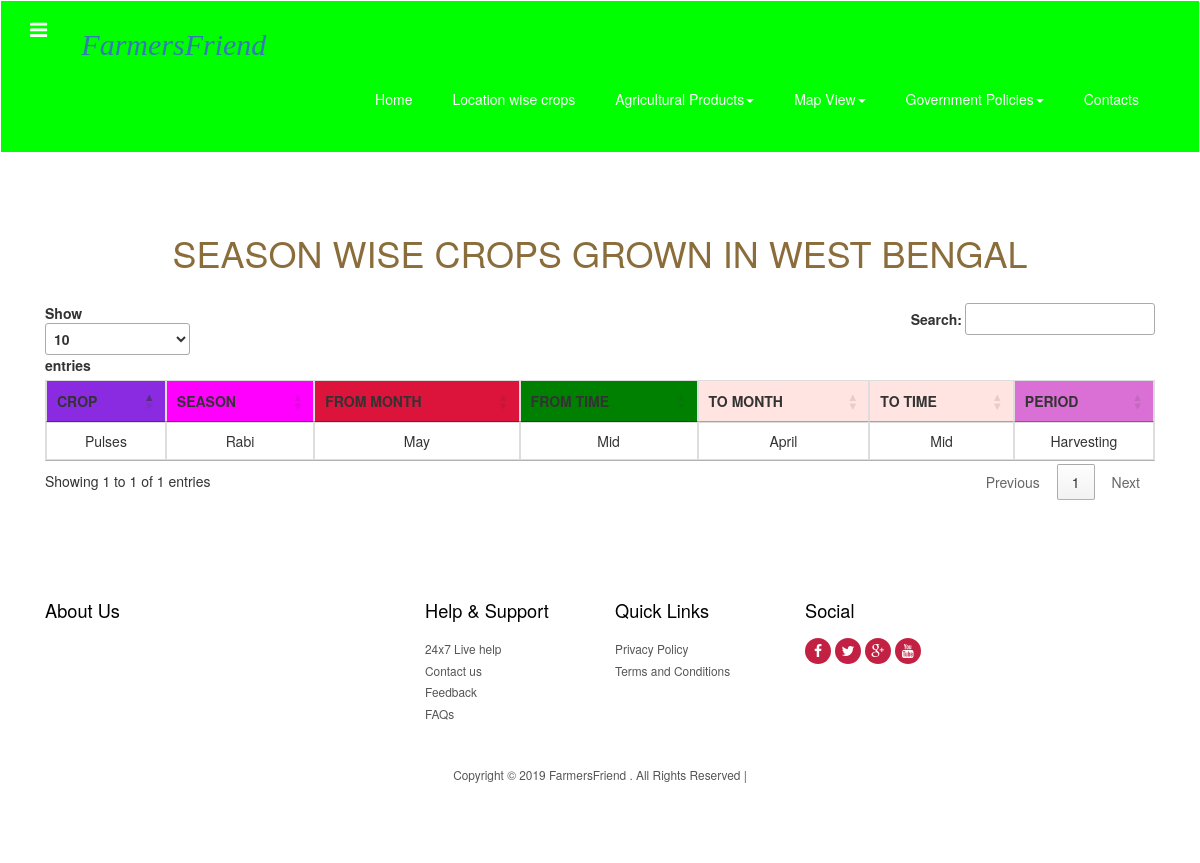
The app's page /West_Bengal.php with its own data.
### tables this page shows
CREATE TABLE `addcrop` (
  `state` varchar(50) NOT NULL,
  `crop` varchar(50) NOT NULL,
  `season` varchar(50) NOT NULL,
  `frommonth` varchar(50) NOT NULL,
  `fromtime` varchar(50) NOT NULL,
  `tomonth` varchar(50) NOT NULL,
  `totime` varchar(50) NOT NULL,
  `period` varchar(50) NOT NULL
);

### West_Bengal.php (the view, shortened to what this page needs)
<!DOCTYPE HTML>
<html>
<head>
<titl></title>
<link href="css/bootstrap-3.1.1.min.css" rel='stylesheet' type='text/css' />
<link href="css/style.css" rel='stylesheet' type='text/css' />
<link href="css/font-awesome.css" rel="stylesheet">
</head>
<body>
 <div class="navbar navbar-inverse-blue navbar">
      <div class="navbar-inner">
        <div class="container">
           <div class="navigation">
             <nav id="colorNav">
			   <ul>
				<li class="green">
				</li>
			   </ul>
             </nav>
           </div>
           <h2 style="color:maroon;font-family:cursive;font-style:italic;"><a class="brand" href="index.php">FarmersFriend</a></h2>
           <div class="pull-right">
          	<nav class="navbar nav_bottom" role="navigation">
		    <div class="collapse navbar-collapse" id="bs-megadropdown-tabs">
		        <ul class="nav navbar-nav nav_1">
		            <li><a href="index.php">Home</a></li>
		            <li><a href="image.html">Location wise crops</a></li>
		    		<li class="dropdown">
		              <a href="#" class="dropdown-toggle" data-toggle="dropdown">Agricultural Products<span class="caret"></span></a>
		            </li>
					<li class="dropdown">
		              <a href="#" class="dropdown-toggle" data-toggle="dropdown">Map View<span class="caret"></span></a>
		            </li>
		            <li class="dropdown">
		              <a href="#" class="dropdown-toggle" data-toggle="dropdown">Government Policies<span class="caret"></span></a>
		            </li>
		            <li class="last"><a href="contact.php">Contacts</a></li>
		        </ul>
		     </div>
		    </nav>
		   </div>
          <div class="clearfix"> </div>
        </div>
      </div>
    </div>
<section id="intro" class="intro">
		<div class="container ">
			<div class="col-lg-12">
				<br><br>
				<h1 class="text-warning text-center">SEASON WISE CROPS GROWN IN WEST BENGAL</h1>
				 <br>
				 <table id="table_id" class="table table-stripped table-hover table-bordered">
  <thead>
          <tr class=" text-center">
            <th class=" text-center" bgcolor="BLUEVIOLET">CROP</th>
            <th class=" text-center" bgcolor="FUCHSIA">SEASON</th>
            <th class=" text-center" bgcolor="CRIMSON">FROM MONTH</th>
            <th class=" text-center" bgcolor="GREEN">FROM TIME</th>
            <th class=" text-center" bgcolor="MISTYROSE">TO MONTH</th>
            <th class=" text-center" bgcolor="MISTYROSE">TO TIME</th>
            <th class=" text-center" bgcolor="ORCHID">PERIOD</th>
          </tr>
    </thead>
    <tbody>
          <?php
            $conn = mysqli_connect("localhost","root","","farm");
             $result=mysqli_query($conn,"SELECT * FROM addcrop WHERE state='West_Bengal'");
             while($row=mysqli_fetch_assoc($result)):
             ?>
          <tr class="text-center">
            <td><?php echo $row['crop']; ?></td>
            <td><?php echo $row['season']; ?></td>
            <td><?php echo $row['frommonth']; ?></td>
            <td><?php echo $row['fromtime']; ?></td>
            <td><?php echo $row['tomonth']; ?></td>
            <td><?php echo $row['totime']; ?></td>
            <td><?php echo $row['period']; ?></td>
          </tr>
                       <?php endwhile; ?>
        </tbody>
      </table>
       <link rel="stylesheet"  href="bootstrap.css"/>
      <link rel="stylesheet" type="text/css" href="https://cdn.datatables.net/1.10.19/css/jquery.dataTables.css">
				 <div align="center">
    			<br />
   			 	</div>
			</div>
		</div>
     </section>
    <div class="footer">
    	<div class="container">
    		<div class="col-md-4 col_2">
    			<h4>About Us</h4>
    		</div>
    		<div class="col-md-2 col_2">
    			<h4>Help & Support</h4>
    			<ul class="footer_links">
    				<li><a href="#">24x7 Live help</a></li>
    				<li><a href="contact.html">Contact us</a></li>
    				<li><a href="#">Feedback</a></li>
    				<li><a href="faq.html">FAQs</a></li>
    			</ul>
    		</div>
    		<div class="col-md-2 col_2">
    			<h4>Quick Links</h4>
    			<ul class="footer_links">
    				<li><a href="privacy.html">Privacy Policy</a></li>
    				<li><a href="terms.html">Terms and Conditions</a></li>
    			</ul>
    		</div>
    		<div class="col-md-2 col_2">
    			<h4>Social</h4>
    			<ul class="footer_social">
				  <li><a href="#"><i class="fa fa-facebook fa1"> </i></a></li>
				  <li><a href="#"><i class="fa fa-twitter fa1"> </i></a></li>
				  <li><a href="#"><i class="fa fa-google-plus fa1"> </i></a></li>
				  <li><a href="#"><i class="fa fa-youtube fa1"> </i></a></li>
			    </ul>
    		</div>
    		<div class="clearfix"> </div>
    		<div class="copy">
                    <p>Copyright © 2019 FarmersFriend . All Rights Reserved  |</span></p>
	        </div>
    	</div>
    </div>
</body>
</html>

### css/style.css (style rules this page uses)
h4, h5, h6, h1, h2, h3 { margin-top: 0; }
ul, ol { margin: 0; }
p { margin: 0; }
html, body { font-family: 'Ubuntu', sans-serif; font-size: 100%; background:#fff; }
body a { transition:0.5s all; -webkit-transition:0.5s all; -moz-transition:0.5s all; -o-transition:0.5s all; -ms-transition:0.5s all; }
.navigation { float: left; margin-right: 3%; margin-top: 1px; }
#colorNav > ul { padding: 0; margin: 0; }
#colorNav > ul > li { list-style: none; position:relative; }
#colorNav li.green:after { text-shadow: none; -webkit-font-smoothing: antialiased; font-family: 'fontawesome'; speak: none; font-weight: normal; font-variant: normal; line-height: 1; text-transform: none; -moz-transition: 0.4s; -o-transition: 0.4s; -webkit-transition: 0.4s; transition: 0.4s; color: #fff; content: "\f0c9"; display: inline-block; font-size: 20px; margin-left: 0; position: relative; top: 11px; }
.navbar-inverse-blue .navbar-inner { padding: 7px 0; background:#00ff00; border:none; font-size: 0.85em; }
.navbar { min-height:100%; margin-bottom:0; border:none; }
.navbar-nav { margin:0; float:right; }
.navbar-nav > li > a { padding: 10px 15px; text-align: center; color: #fff; font-weight: 100; font-size:14px; }
.nav_bottom { background:none; }
ul.nav_1 { float:none; margin: 2px 0 0 0; }
ul.nav_1 li { margin-right:10px; }
ul.nav_1 li a { color:#fff; }
ul.nav_1 li.last { margin-right:0; }
.footer { background:#fff; padding:5em 0; }
.col_2 h4 { color:#000; font-size:1.3em; margin-bottom:1em; }
ul.footer_links { padding:0; margin:0; list-style:none; }
ul.footer_links li { font-size:0.85em; line-height:1.8em; }
ul.footer_links li a { color:#555; }
ul.footer_social { padding: 0; margin: 0 0 1em; list-style: none; }
ul.footer_social li { display: inline-block; text-align: center; }
i.fa1 { background:#c32143; width: 26px; height: 26px; color: #fff; line-height: 26px; border-radius: 20px; -webkit-border-radius: 20px; -moz-border-radius: 20px; -o-border-radius: 20px; }
.copy { margin:3em 0 0 0; text-align:center; }
.copy p { color:#555; font-size:0.85em; }
ul { padding: 0; list-style: none; }
.headings h1, h2,h3,h4,h5,h6 { font-weight:400; }

### records on screen
addcrop: crop "Pulses", season "Rabi", frommonth "May", fromtime "Mid", tomonth "April", totime "Mid", period "Harvesting"
